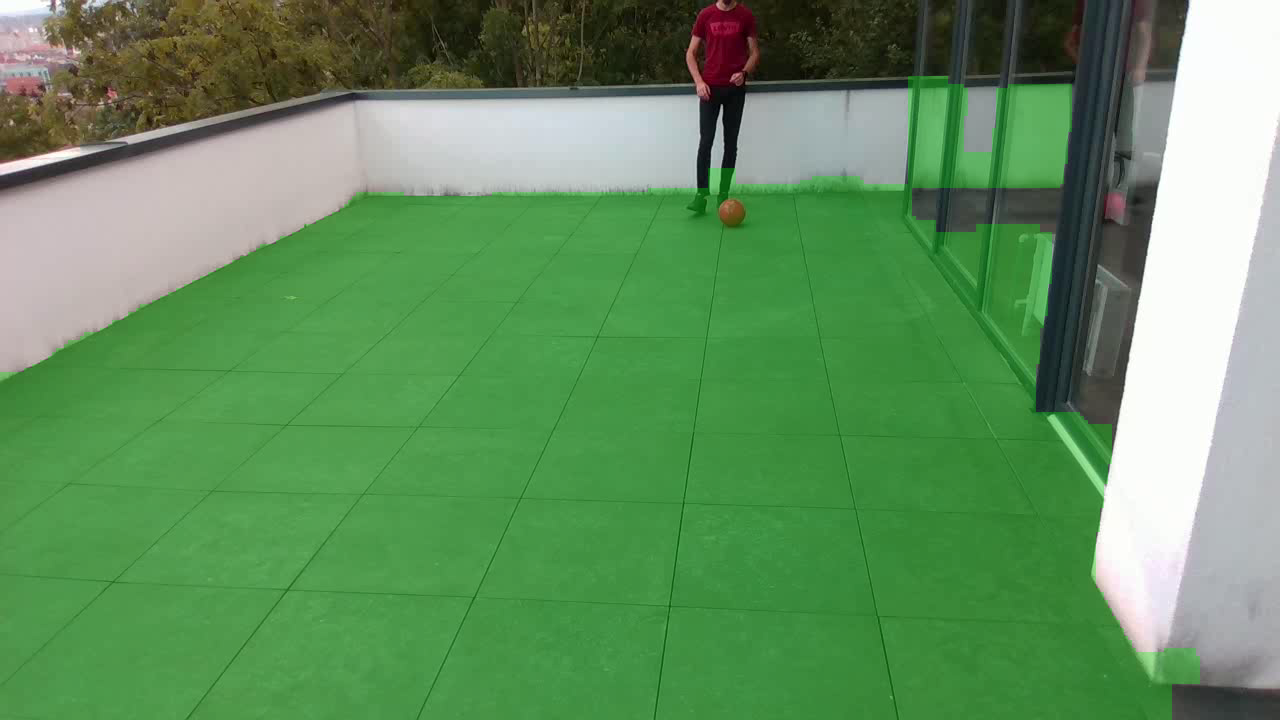
#> input picture complete_application/floor_overlay.png, 1280 x 720 px, given in place of rgb.avi, which was not available
$ python ball_3d_positions.py
#> lines starting #> are read from the running program, lines starting #| are printed output that depends on the picture; after the words box and inside, x2 and y2 are one past the last pixel; in counts of white or black regions, pixels touching at a corner belong together; pictures that were not available may be replaced by others from this repository, and a replacement may not be noted
import cv2
import csv
import math
import numpy as np

# ============================================================
# CONFIG
# ============================================================

INPUT_VIDEO_PATH = "./rgb.avi"
OUTPUT_VIDEO_PATH = "output_3d_detection.avi"
OUTPUT_CSV_PATH = "ball_3d_positions.csv"

# Ball real-world diameter (meters) - standard football ~22 cm
BALL_DIAMETER_M = 0.22

# --- Camera intrinsics (you SHOULD tune these to your camera) ---
# For a RealSense D435i @ 1280x720, fx, fy are typically around 600–620 px.
# If you don't know them:
#   1) Use RealSense SDK to query intrinsics, OR
#   2) Do a quick one-point calibration with the ball at known distance.
#
# In this script:
#  - FX and FY will be scaled if we resize the frame.
#  - CX and CY are set to the image center by default (good approximation).
FX_NATIVE = 600.0
FY_NATIVE = 600.0

# If you know principal point, put it here for the NATIVE resolution.
# If not, we will override with center-of-frame after we know frame size.
CX_NATIVE = None
CY_NATIVE = None

# Resize target width for processing (None = original)
TARGET_WIDTH = 960


# ============================================================
# HELPERS: Video I/O
# ============================================================

def create_video_capture(path):
    cap = cv2.VideoCapture(path)
    if not cap.isOpened():
        raise RuntimeError(f"Could not open video source: {path}")
    return cap


def preprocess_frame(frame, target_width=TARGET_WIDTH):
    """
    Optionally resize the frame to a given width while keeping aspect ratio.
    """
    if target_width is None:
        return frame
    h, w = frame.shape[:2]
    if w != target_width:
        scale = target_width / float(w)
        frame = cv2.resize(frame, (target_width, int(h * scale)))
    return frame


# ============================================================
# 2D DETECTION (same spirit as Task 1)
# ============================================================

def get_red_mask(frame):
    """
    Create a binary mask for a red ball in HSV color space.
    Combines two red ranges (0-10 and 170-180 degrees in Hue).
    """
    hsv = cv2.cvtColor(frame, cv2.COLOR_BGR2HSV)

    # lower reds
    lower_red1 = np.array([0, 70, 50], dtype=np.uint8)
    upper_red1 = np.array([10, 255, 255], dtype=np.uint8)

    # upper reds
    lower_red2 = np.array([170, 70, 50], dtype=np.uint8)
    upper_red2 = np.array([180, 255, 255], dtype=np.uint8)

    mask1 = cv2.inRange(hsv, lower_red1, upper_red1)
    mask2 = cv2.inRange(hsv, lower_red2, upper_red2)
    mask = cv2.bitwise_or(mask1, mask2)

    # Clean noise with morphological operations
    kernel = cv2.getStructuringElement(cv2.MORPH_ELLIPSE, (5, 5))
    mask = cv2.morphologyEx(mask, cv2.MORPH_OPEN, kernel, iterations=2)
    mask = cv2.morphologyEx(mask, cv2.MORPH_CLOSE, kernel, iterations=2)

    return mask


def find_red_ball(
    mask,
    frame_shape,
    min_area=150,        # ignore tiny blobs
    max_area_ratio=0.05,
    min_circularity=0.5
):
    """
    Find the most likely red ball contour:
    - only in the lower part of the frame (ball on the floor/terrace)
    - filtering by area and circularity.
    Returns (x, y, radius) in pixel units or None.
    """
    contours, _ = cv2.findContours(mask, cv2.RETR_EXTERNAL,
                                   cv2.CHAIN_APPROX_SIMPLE)

    if not contours:
        return None

    h, w = frame_shape[:2]
    max_area = h * w * max_area_ratio
    horizon_y = int(h * 0.20)  # ignore everything too high in the image

    best_circle = None
    best_score = 0.0

    for cnt in contours:
        area = cv2.contourArea(cnt)
        if area < min_area or area > max_area:
            continue

        perimeter = cv2.arcLength(cnt, True)
        if perimeter == 0:
            continue

        circularity = 4.0 * np.pi * (area / (perimeter * perimeter))
        if circularity < min_circularity:
            continue

        (x, y), radius = cv2.minEnclosingCircle(cnt)
        x, y, radius = int(x), int(y), int(radius)

        # the ball must be below the "horizon" line
        if y < horizon_y:
            continue

        # simple score: circularity * area (tunable)
        score = circularity * area
        if score > best_score:
            best_score = score
            best_circle = (x, y, radius)

    return best_circle


def draw_ball_2d_overlay(frame, circle, text=None):
    """
    Draw the detected ball and optionally some text (e.g. distance).
    """
    if circle is None:
        return frame

    x, y, r = circle
    cv2.circle(frame, (x, y), r, (0, 0, 255), 3)     # outer circle
    cv2.circle(frame, (x, y), 3, (0, 0, 255), -1)    # center

    label = "Ball"
    if text is not None:
        label += f" | {text}"

    cv2.putText(
        frame,
        label,
        (x - 40, max(0, y - r - 10)),
        cv2.FONT_HERSHEY_SIMPLEX,
        0.6,
        (0, 255, 0),
        2,
        cv2.LINE_AA
    )
    return frame


# ============================================================
# 3D ESTIMATION
# ============================================================

def compute_3d_position_from_circle(
    circle,
    fx,
    fy,
    cx,
    cy,
    ball_diameter_m=BALL_DIAMETER_M
):
    """
    Given:
      - circle: (x_px, y_px, r_px) in image (pixels)
      - fx, fy: focal lengths in pixels
      - cx, cy: principal point in pixels
      - ball_diameter_m: real-world diameter of the ball (meters)

    Returns:
      X, Y, Z, dist (meters)
      where:
        - Z is depth along camera's forward axis
        - X is horizontal offset
        - Y is vertical offset
        - dist is Euclidean distance sqrt(X^2 + Y^2 + Z^2)
    """
    x_px, y_px, r_px = circle
    d_px = 2.0 * r_px  # apparent diameter in pixels

    if d_px <= 0:
        return None

    # Pinhole model: Z = (f * D) / d
    # Here, use fx for f (or average of fx, fy)
    f = (fx + fy) * 0.5
    Z = (f * ball_diameter_m) / d_px  # meters

    # Back-project to 3D camera coordinates
    X = (x_px - cx) * Z / fx
    Y = (y_px - cy) * Z / fy

    dist = math.sqrt(X * X + Y * Y + Z * Z)

    return X, Y, Z, dist


# ============================================================
# MAIN PIPELINE
# ============================================================

def main():
    cap = create_video_capture(INPUT_VIDEO_PATH)

    out_video = None
    csv_rows = []

    frame_idx = 0

    # We will scale fx, fy and set cx, cy after we know the frame size
    fx_scaled = None
    fy_scaled = None
    cx_used = None
    cy_used = None

    fps = cap.get(cv2.CAP_PROP_FPS)
    if fps <= 0:
        fps = 30.0  # fallback

    while True:
        ret, frame = cap.read()
#> frame is the input picture: shape (720, 1280, 3); mean B, G, R 94.3, 144.4, 97.9
        if not ret:
            print("End of video or cannot fetch frame.")
            break

        frame = preprocess_frame(frame, target_width=TARGET_WIDTH)
        h, w = frame.shape[:2]

        # Initialize video writer AFTER resize
        if out_video is None:
            fourcc = cv2.VideoWriter_fourcc(*"XVID")
            out_video = cv2.VideoWriter(OUTPUT_VIDEO_PATH, fourcc, fps, (w, h))

        # Initialize intrinsics after we know the working resolution
        if fx_scaled is None:
            # We assume FX_NATIVE, FY_NATIVE are for this resolution.
            # If they are for another resolution W_native, you should scale:
            # fx_scaled = FX_NATIVE * (w / W_native), etc.
            fx_scaled = FX_NATIVE
            fy_scaled = FY_NATIVE

            if CX_NATIVE is not None and CY_NATIVE is not None:
                # Use supplied principal point (scaled if needed)
                cx_used = CX_NATIVE
                cy_used = CY_NATIVE
            else:
                # Fallback: assume principal point at image center
                cx_used = w / 2.0
                cy_used = h / 2.0

            print(f"[INFO] Using intrinsics: fx={fx_scaled:.2f}, fy={fy_scaled:.2f}, "
                  f"cx={cx_used:.2f}, cy={cy_used:.2f}")
#| [INFO] Using intrinsics: fx=600.00, fy=600.00, cx=480.00, cy=270.00

        # ------------------- 2D Detection -------------------
        red_mask = get_red_mask(frame)
#> in get_red_mask, `mask1 = cv2.inRange(hsv, lower_red1, upper_red1)`:
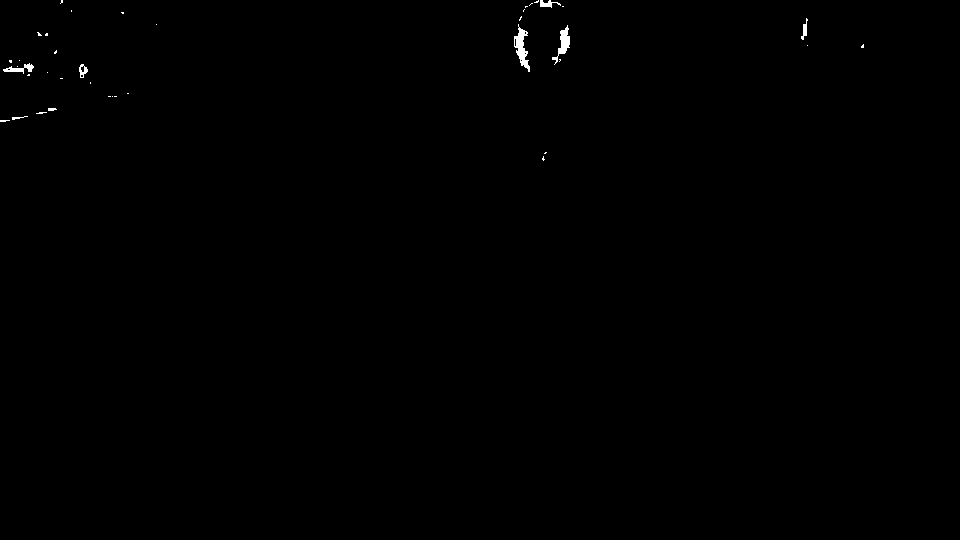
#> mask1: shape (540, 960); 0.22% white; 39 white regions (31 under 20 px), largest, box (x1, y1, x2, y2) and area: (514, 24, 530, 72) 334, (552, 25, 570, 65) 245, (3, 63, 34, 74) 138
#> in get_red_mask, `mask2 = cv2.inRange(hsv, lower_red2, upper_red2)`:
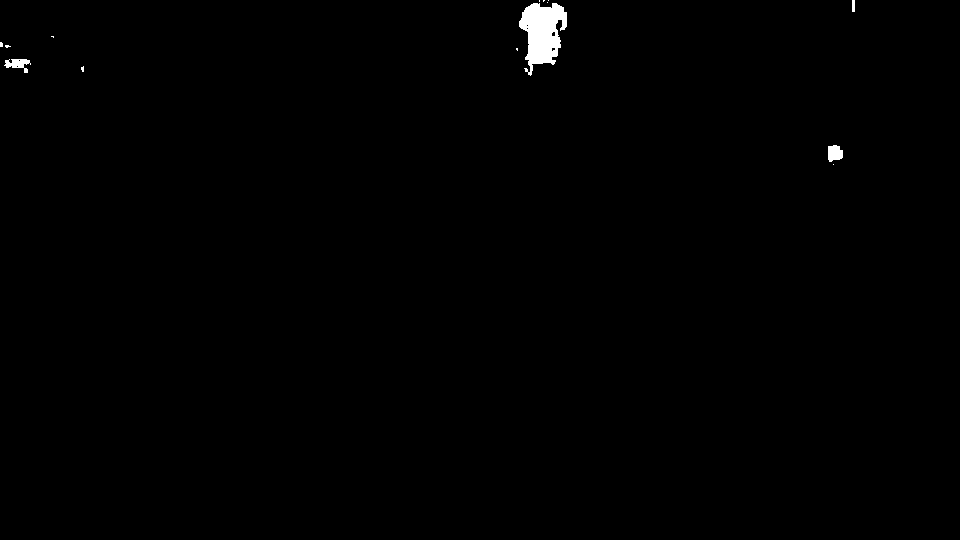
#> mask2: shape (540, 960); 0.5% white; 14 white regions (10 under 20 px), largest, box (x1, y1, x2, y2) and area: (519, 3, 567, 76) 2103, (828, 145, 843, 162) 205, (4, 59, 31, 73) 198, (852, 0, 855, 12) 36
#> in get_red_mask, `mask = cv2.bitwise_or(mask1, mask2)`:
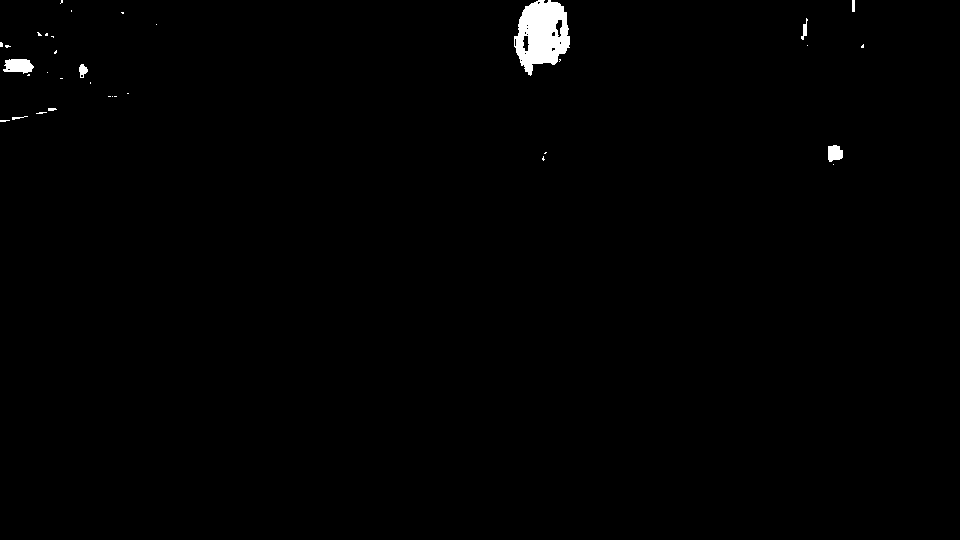
#> mask: shape (540, 960); 0.72% white; 34 white regions (26 under 20 px), largest, box (x1, y1, x2, y2) and area: (514, 0, 570, 76) 2803, (3, 59, 34, 74) 346, (828, 145, 843, 162) 205
#> in get_red_mask, `mask = cv2.morphologyEx(mask, cv2.MORPH_OPEN, kernel, iterations=2)`:
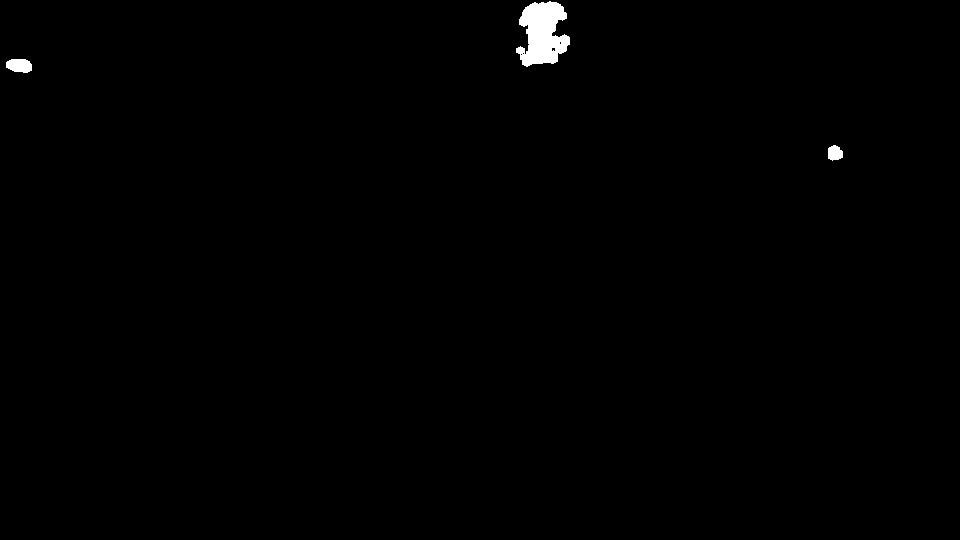
#> mask: shape (540, 960); 0.55% white; 3 white regions, box (x1, y1, x2, y2) and area: (516, 1, 570, 67) 2361, (6, 59, 32, 73) 297, (828, 145, 843, 161) 187
        circle = find_red_ball(red_mask, frame.shape)
#> in find_red_ball, `contours, _ = cv2.findContours(mask, cv2.RETR_EXTERNAL, cv2.CHAIN_APPR..`: contours = 3 contours; box (x1, y1, x2, y2) and area: (516, 0, 570, 67) 2374, (6, 59, 32, 73) 265, (828, 145, 843, 161) 163
#> the loop in find_red_ball, `for cnt in contours:` made 3 passes
#> (area, perimeter, circularity, x, y, radius, score, best_score) on pass 1: (163, 50.97, 0.788, 834, 153, 8, 128.5, 128.5)
#> after the loop in find_red_ball, `for cnt in contours:`: best_score = 128.5
#> circle = (834, 153, 8)

        # ------------------- 3D Estimation -------------------
        t_sec = frame_idx / fps

        if circle is not None:
            X, Y, Z, dist = compute_3d_position_from_circle(
                circle,
                fx_scaled,
                fy_scaled,
                cx_used,
                cy_used,
                BALL_DIAMETER_M
            )
#> in compute_3d_position_from_circle, `x_px, y_px, r_px = circle`: x_px = 834; y_px = 153; r_px = 8
#> in compute_3d_position_from_circle, `d_px = 2.0 * r_px`: d_px = 16
#> in compute_3d_position_from_circle, `Z = (f * ball_diameter_m) / d_px`: Z = 8.25
#> in compute_3d_position_from_circle, `X = (x_px - cx) * Z / fx`: X = 4.87
#> in compute_3d_position_from_circle, `Y = (y_px - cy) * Z / fy`: Y = -1.61
#> in compute_3d_position_from_circle, `dist = math.sqrt(X * X + Y * Y + Z * Z)`: dist = 9.71
#> X = 4.87; Y = -1.61; Z = 8.25; dist = 9.71

            # For overlay: show depth (forward distance) and optionally Euclidean distance
            overlay_text = f"Z={Z:.2f}m, |P|={dist:.2f}m"
#> overlay_text = 'Z=8.25m, |P|=9.71m'
            vis_frame = draw_ball_2d_overlay(frame.copy(), circle, text=overlay_text)
#> in draw_ball_2d_overlay, `x, y, r = circle`: x = 834; y = 153; r = 8
#> in draw_ball_2d_overlay, `cv2.putText( frame, label, (x - 40, max(0, y - r - 10)), cv2.FONT_HERS..`:
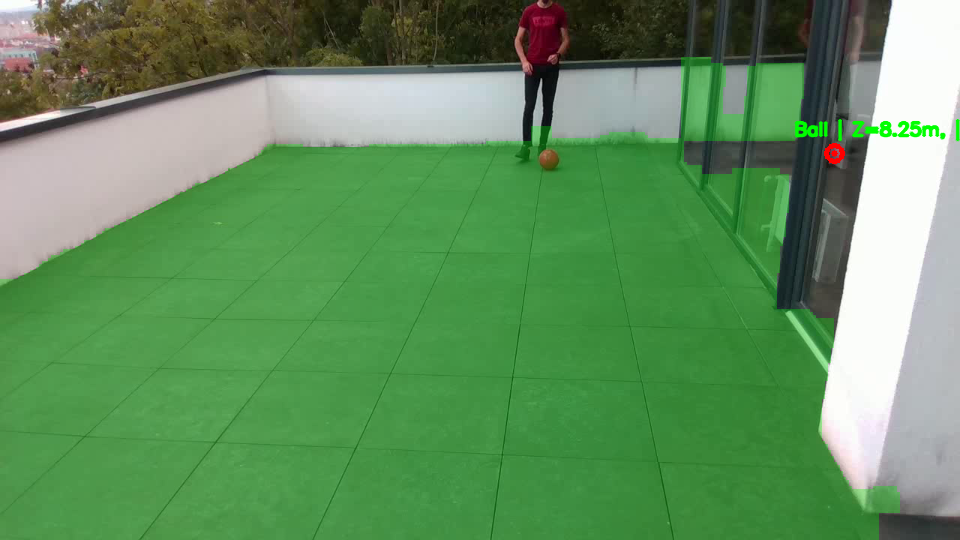
#> frame: shape (540, 960, 3); mean of channels 0, 1, 2 93.8, 144.5, 97.5; drawn as B, G, R

            x_px, y_px, r_px = circle
#> x_px = 834; y_px = 153; r_px = 8
            csv_rows.append({
                "frame_idx": frame_idx,
                "time_s": t_sec,
                "x_px": x_px,
                "y_px": y_px,
                "radius_px": r_px,
                "X_m": X,
                "Y_m": Y,
                "Z_m": Z,
                "distance_m": dist
            })

        else:
            # No ball detected in this frame
            vis_frame = frame.copy()
            cv2.putText(
                vis_frame,
                "Ball not detected",
                (20, 30),
                cv2.FONT_HERSHEY_SIMPLEX,
                0.8,
                (0, 0, 255),
                2,
                cv2.LINE_AA
            )

            # Optionally log a row with NaNs for missing data
            csv_rows.append({
                "frame_idx": frame_idx,
                "time_s": t_sec,
                "x_px": "",
                "y_px": "",
                "radius_px": "",
                "X_m": "",
                "Y_m": "",
                "Z_m": "",
                "distance_m": ""
            })

        # ------------------- Output video -------------------
        out_video.write(vis_frame)
        cv2.imshow("3D Ball Detection (Position & Distance)", vis_frame)

        key = cv2.waitKey(1) & 0xFF
#> (key q is pressed here)
        if key == ord('q') or key == 27:
            print("Interrupted by user.")
            break

        frame_idx += 1

    # Cleanup video
    cap.release()
    if out_video is not None:
        out_video.release()
    cv2.destroyAllWindows()

    # ------------------- Save CSV (Excel-friendly) -------------------
    fieldnames = [
        "frame_idx",
        "time_s",
        "x_px",
        "y_px",
        "radius_px",
        "X_m",
        "Y_m",
        "Z_m",
        "distance_m"
    ]

    with open(OUTPUT_CSV_PATH, mode="w", newline="") as f:
        writer = csv.DictWriter(f, fieldnames=fieldnames)
        writer.writeheader()
        for row in csv_rows:
            writer.writerow(row)
#> this loop made 1 pass

    print(f"[INFO] Saved 3D positions to: {OUTPUT_CSV_PATH}")
    print(f"[INFO] Output video saved to: {OUTPUT_VIDEO_PATH}")


if __name__ == "__main__":
    main()
